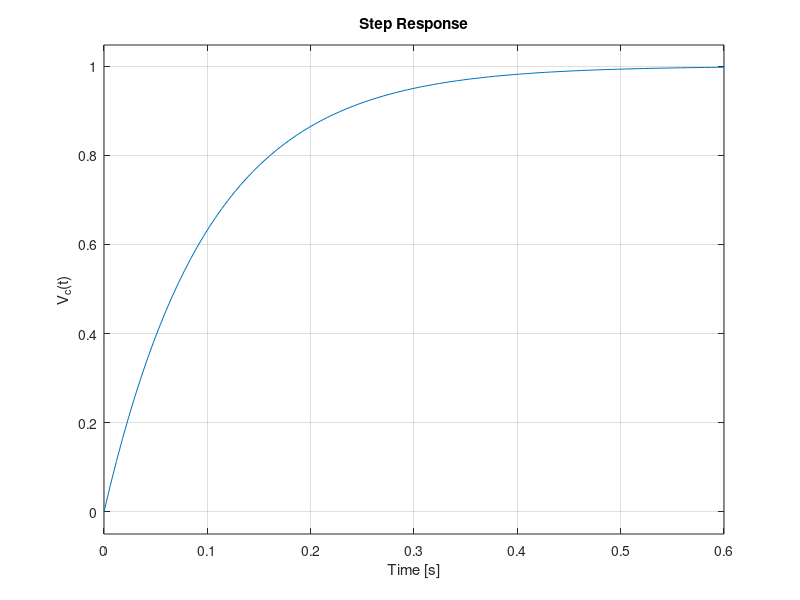
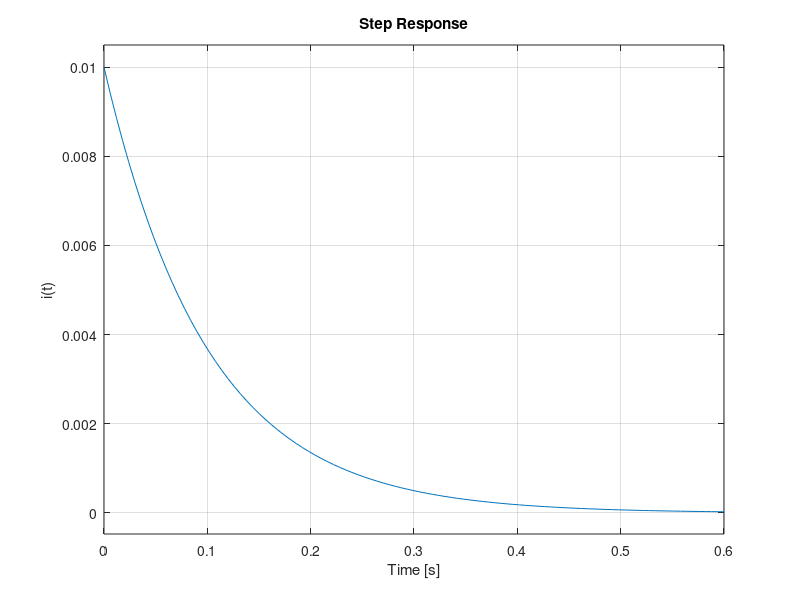
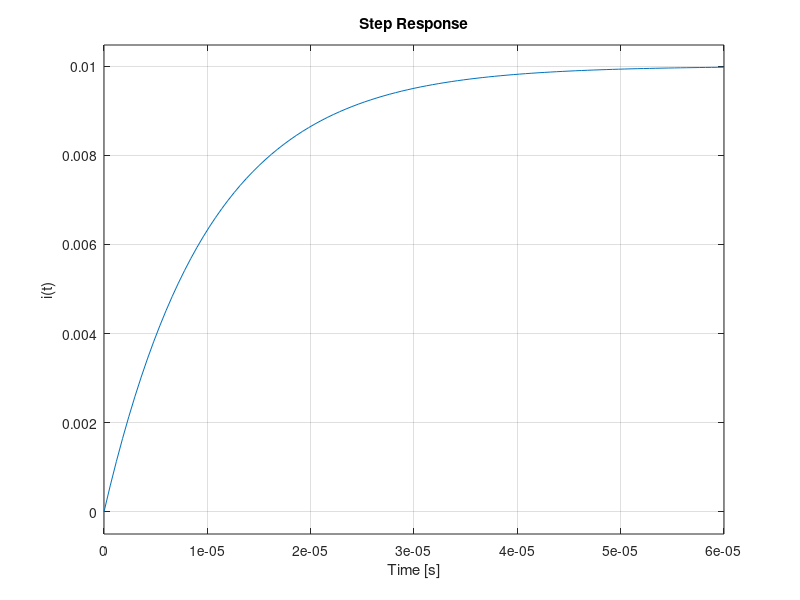
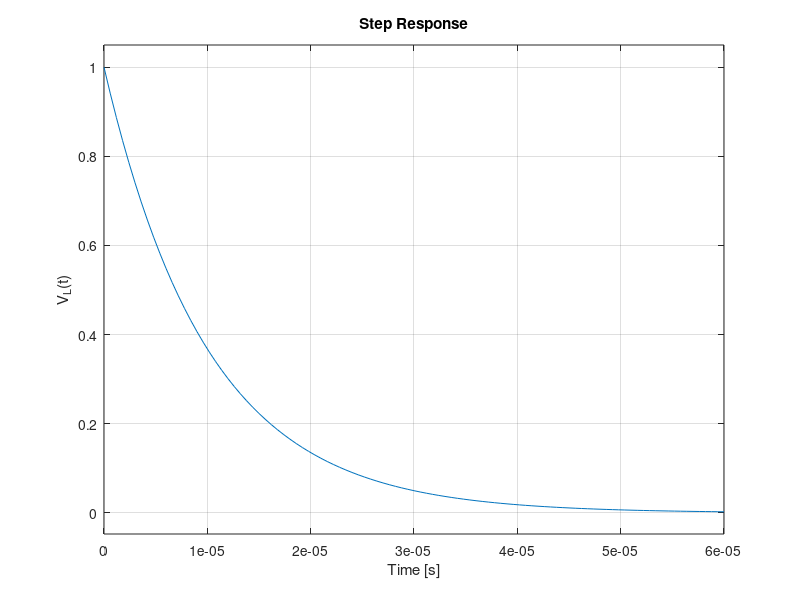

The MATLAB source for these figures, in order:
%% Pratica 6
%% 1)
R = 100;
C = 1e-3;
G1 = tf([1],[R*C 1]) % Vc/Ve
step(G1)
ylabel('V_c(t)')
G1_2R = tf([1],[2*R*C 1]) % Vc/Ve para dobro de R

G2 = tf([C 0],[R*C 1]) % i/Ve
figure
step(G2)
ylabel('i(t)')

%% 2)
R = 100;
L = 1e-3;

G3 = tf([1],[L R]) % I/Ve
figure
step(G3)
ylabel('i(t)')

G4 = tf([L 0],[L R]) % V_L/Ve
figure
step(G4)
ylabel('V_L(t)')

%% 3)
R = 100;
L = 1e-3;
C = 1e-3;

G5 = tf([1],[L*C R*C 1]) % V_C/Ve
figure
step(G5)
ylabel('V_C(t)')

G6 = tf([C 0],[L*C R*C 1]) % I/Ve
figure
step(G6)
ylabel('i(t)')

%% 4)
figure
bode(G1)
hold on
bode(G4)
bode(G5)
legend('V_c RC','V_L RL','V_c RLC')
